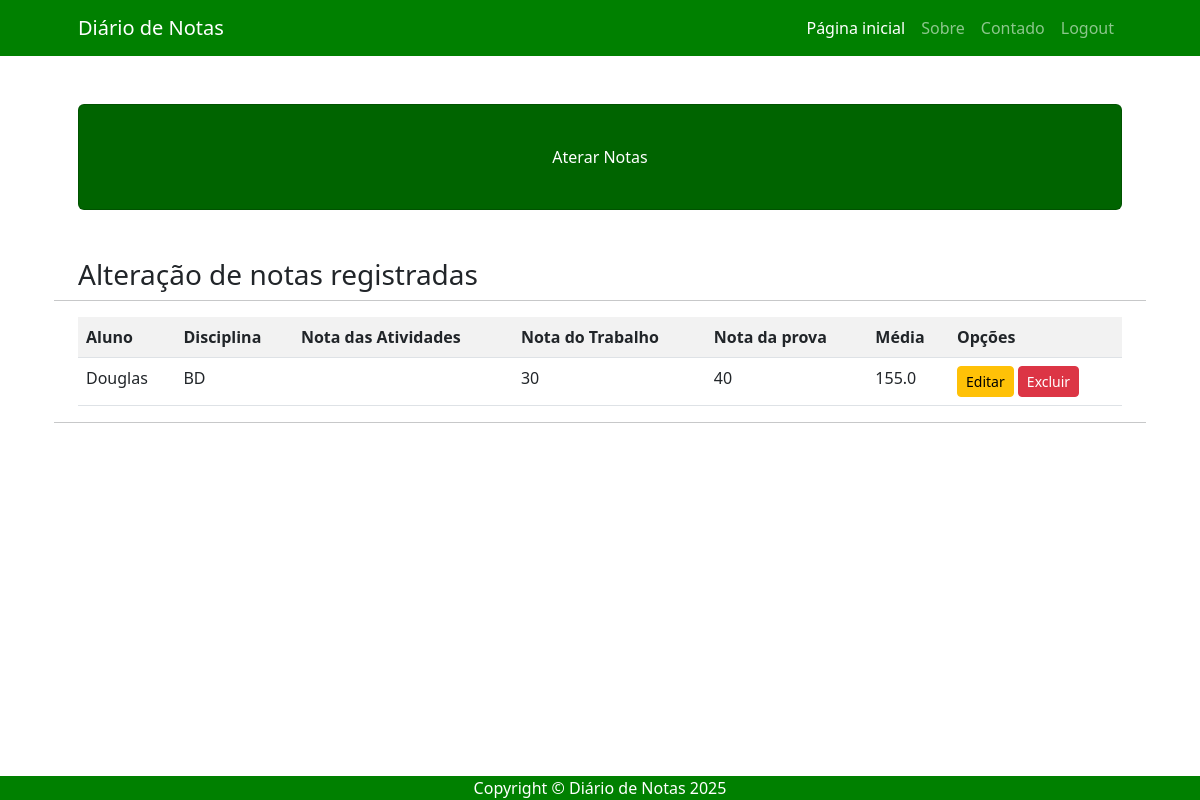
Page /alterar/ (signed in) on the earlier database version.
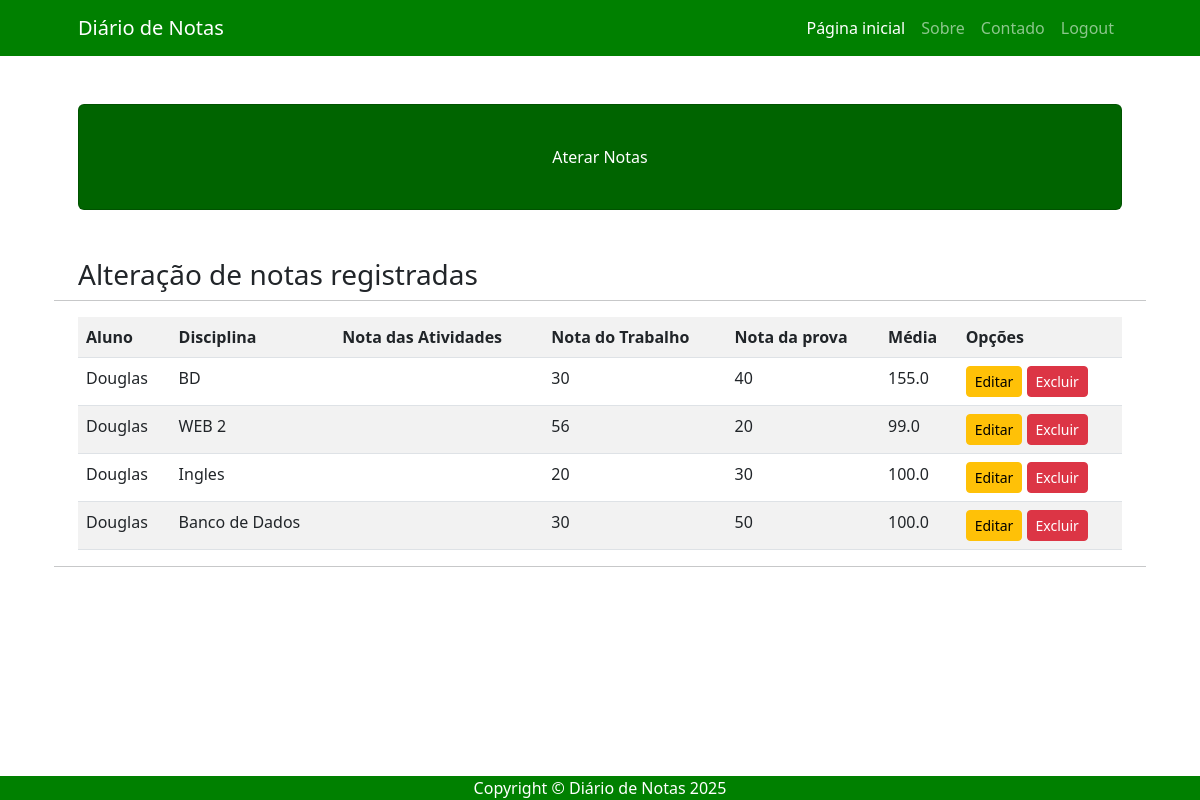
Same page on the later database version.
### usuarios/models.py (models this page shows)
class Nota(models.Model):
    nome_aluno = models.CharField(max_length = 200)
    disciplina = models.CharField(max_length = 200)
    nota_atividades = models.IntegerField(default = 0)
    nota_trabalho = models.IntegerField(default = 0)
    nota_prova = models.IntegerField(default = 0)
    media = models.FloatField(blank = True, default = 0)

### usuarios/views.py (the view)
# urls.py: path('alterar/', views.alterar, name = 'alterar'),
def alterar(request):
    if request.method == "GET":
        if request.user.is_authenticated:
            lista_notas = Nota.objects.all()
            dicionario_notas = {'lista_notas':lista_notas}
            return render(request, 'usuarios/alterar.html', dicionario_notas)
        else:
            return HttpResponse("Faça o login para acessar!")

### usuarios/templates/usuarios/alterar.html (shortened to what this page needs)
{% extends 'usuarios/base.html' %}
{% block titulo %}Aterar Notas{% endblock %}
{% block conteudo %}
<h3>Alteração de notas registradas</h3>
<hr>
<div class="table-responsive">
    <table class="table table-striped">
        <tr>
            <th>Aluno</th>
            <th>Disciplina</th>
            <th>Nota das Atividades</th>
            <th>Nota do Trabalho</th>
            <th>Nota da prova</th>
            <th>Média</th>
            <th>Opções</th>
        </tr>
        {% for campo in lista_notas %}
            <tr>
                <td>{{ user.first_name }}</td>
                <td>{{ campo.disciplina }}</td>
                <td>{{ campo.nota_atividade }}</td>
                <td>{{ campo.nota_trabalho }}</td>
                <td>{{ campo.nota_prova }}</td>
                <td>{{ campo.media }}</td>
                <td>
                    <a href="#" class="btn btn-warning btn-sm">Editar</a>
                    <a href="{% url 'excluir_verificacao' campo.pk %}" class="btn btn-danger btn-sm">Excluir</a>
                </td>
            </tr>
        {% empty %}
            <tr>
                <td colspan="7">Nenhum resgistro encontrado.</td>
            </tr>
        {% endfor %}
    </table>
</div>
<hr>
{% endblock %}

### usuarios/templates/usuarios/base.html (shortened to what this page needs)
{% load static %}
<!DOCTYPE html>
<html lang="pt-br">
<head>
    <link href="{% static 'css/bootstrap.min.css' %}" rel="stylesheet">
</head>
<body>
    <nav class="navbar navbar-expand-lg navbar-dark " style="background-color: #008000;">
            <div class="container px-5">
                <a class="navbar-brand" href="{% url 'home' %}">Diário de Notas</a>
                <div class="collapse navbar-collapse" id="navbarSupportedContent">
                    <ul class="navbar-nav ms-auto mb-2 mb-lg-0">
                        <li class="nav-item"><a class="nav-link active" aria-current="page" href="{% url 'home' %}">Página inicial</a></li>
                        <li class="nav-item"><a class="nav-link" href="#!">Sobre</a></li>
                        <li class="nav-item"><a class="nav-link" href="#!">Contado</a></li>
                        <li class="nav-item"><a class="nav-link" href="{% url 'logout' %}">Logout</a></li>
                    </ul>
                </div>
            </div>
        </nav>
        <div class="container px-4 px-lg-5">
            <div class="card text-white my-5 py-4 text-center" style="background-color: #006400;">
                <div class="card-body"><p class="text-white m-0">{% block titulo %}Seja bem-vindo(a) ao portal de notas, aqui você encontrará todos os dados das suas disciplinas.{% endblock %}</p></div>
            </div>
            <div class="row gx-4 gx-lg-5">
                {% block conteudo %}{% endblock %}
            </div>
        </div>
        <footer class="fixed-bottom" style="background-color: #008000;">
            <div class="container px-4 px-lg-5"><p class="m-0 text-center text-white">Copyright &copy; Diário de Notas 2025</p></div>
        </footer>
</body>
</html>

Differences in the rows shown:
added Nota: {{ user.first_name }} "Douglas", disciplina "WEB 2", nota_trabalho "56", nota_prova "20", media "99.0"
added Nota: {{ user.first_name }} "Douglas", disciplina "Ingles", nota_trabalho "20", nota_prova "30", media "100.0"
added Nota: {{ user.first_name }} "Douglas", disciplina "Banco de Dados", nota_trabalho "30", nota_prova "50", media "100.0"
